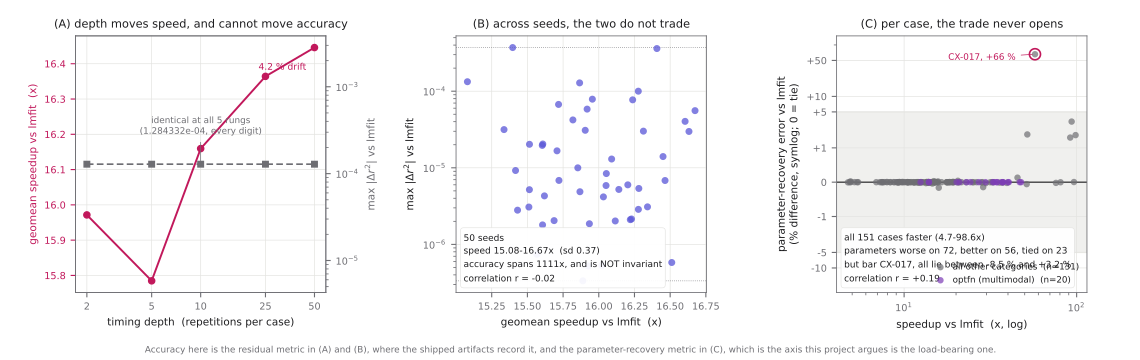

This figure's Python source:
r"""Figure: is the speed bought with accuracy?

WHY THIS EXISTS. The stability figure (`fig_ladder_stability.py`) plots one
quantity on both of its axes: geometric-mean speedup against repetition depth,
and against random seed. Accuracy appears once, as a footnote reading
*"accuracy invariant across both axes"*. A benchmark that reports only speed
cannot answer the question a reader actually has, which is whether the speed was
bought with something, and this project's whole argument is that agreement on
the residual is the weaker test. Reporting a speed-only stability result is the
same blind spot the manuscript criticises in an existing benchmark.

The footnote is also wrong on one of its two axes, which is what prompted this
figure:

* Across the **ladder** the accuracy metric is bit-identical at all five rungs
  (`1.284332e-04` every time). It has to be: the rungs re-time the same 151
  fits of the same catalogue, so nothing that could move accuracy varies.
  "Invariant" is exactly right there, and worth *showing* rather than asserting.
* Across the **50 seeds** it takes 50 distinct values spanning `3.34e-07` to
  `3.72e-04`, a factor of 1111. Each seed draws its own data, so accuracy moves
  with it. The footnote takes the maximum over both axes and calls the quantity
  invariant, which turns "the worst value is bounded" into "the value does not
  change". `validation.md` said the opposite in prose the whole time.

WHAT THE THREE PANELS ANSWER. The question decomposes by what is being varied.

**(A) Depth.** Speed against the accuracy metric, as depth grows. Establishes
that this axis moves speed (a 4.2 % drift) and cannot move accuracy, so a
joint reading of it is trivially flat. Drawn because a flat line is evidence;
an unstated assumption is not.

**(B) Seed.** The joint plane the stability figure never drew: one point per
seed, speed against accuracy. This is where a trade-off would appear as a
downward slope, and it does not appear. The correlation is printed on the panel
rather than described, so a reader can disagree with it.

**(C) Per case.** The strong form of the question, and the only one that can
find a real trade-off. Speedup against lmfit on one axis, and on the other the
ratio of parameter-recovery errors, spectrafit-core over lmfit, so 1 is a tie
and above 1 means we recovered the parameters less well. Parameters rather than
residual, deliberately: CX-017 is in this suite precisely because six backends
agree on r^2 to three significant figures while their parameters span six orders
of magnitude, and a panel drawn on r^2 would show that case as a tie.

WHAT IT FINDS. Every number below is recomputed at render time and printed in
the receipt.

* All 151 cases are faster, from 4.7x to 98.6x, so there is no slower half of
  the plane to compare against.
* On parameters we are worse than lmfit on more cases than we are better. That
  sign is real and is drawn.
* The magnitude is not. Excluding CX-017 the whole suite lies between 8.5 %
  better and 3.2 % worse, the median is an exact tie, and CX-017 itself at
  +66 % is the pathological case the manuscript already discusses by name.
  Panel C is therefore drawn on the percentage difference rather than the raw
  ratio: on a ratio axis every point but one lands on the tie line and the
  panel shows nothing at all, which is a way of hiding the answer rather than
  giving it.
* The accuracy that *is* materially lost is on the residual, not the parameters,
  on the `optfn` cases the manuscript already carves out and discloses. Those
  are marked separately in panel C rather than folded into the cloud.

So the honest answer is that the speed is not bought with parameter accuracy on
this suite, and the reason the figure is worth having is that until now nothing
showed it either way.

Reproduce from a clean clone:

    uv run --group manuscript python manuscript/examples/figures/fig_speed_accuracy_joint.py

Reads `manuscript/examples/ladder/ladder.json`,
`manuscript/examples/seed-sweep/sweep.json` and
`manuscript/examples/figures/bench_summary.json`. Writes
`fig_speed_accuracy_joint.pdf` and `.png` beside this file. Nothing else is
touched; no existing figure is overwritten.
"""

from __future__ import annotations

import json
import math
import statistics as st
from pathlib import Path
from typing import Any

import matplotlib as mpl
import numpy as np

mpl.use("Agg")
import matplotlib.pyplot as plt

HERE = Path(__file__).resolve().parent
EXAMPLES = HERE.parent
STEM = "fig_speed_accuracy_joint"

LADDER = EXAMPLES / "ladder" / "ladder.json"
SWEEP = EXAMPLES / "seed-sweep" / "sweep.json"
SUMMARY = HERE / "bench_summary.json"

# Same palette as the rest of the paper's figures.
C_LADDER = "#c1185b"  # the subject crimson
C_SEED = "#5856d6"  # systemIndigo
C_OPTFN = "#7d3cb5"  # the violet fig_benchmark_profile gives the optfn cases
INK = "#1d1d1f"
INK_MUTED = "#6e6e73"
GRID = "#e3e3e0"

# Below this the residual difference is numerical noise rather than a
# disagreement; it is the threshold the merge gate itself uses.
DR2_MATERIAL = 1e-3
# A floor for the log ratio, so a case that recovers a parameter exactly does
# not become a negative infinity.
ERR_FLOOR = 1e-18


def load(path: Path) -> Any:
    """Read one shipped JSON artifact, naming it if it is missing."""
    if not path.exists():
        msg = (
            f"{path} is missing. This figure reads the shipped benchmark "
            f"artifacts and does not re-run anything; restore the file or "
            f"re-run the ladder."
        )
        raise SystemExit(msg)
    return json.loads(path.read_text(encoding="utf-8"))


def headline_series(rungs: list[dict[str, Any]], key: str) -> list[float]:
    """Pull one headline metric out of every rung, in order."""
    return [float(r["headline"][key]) for r in rungs]


def pearson(xs: list[float], ys: list[float]) -> float:
    """Pearson correlation, or 0.0 when either side does not vary at all."""
    sx, sy = st.pstdev(xs), st.pstdev(ys)
    if sx == 0 or sy == 0:
        return 0.0
    mx, my = st.mean(xs), st.mean(ys)
    cov = sum((a - mx) * (b - my) for a, b in zip(xs, ys, strict=True)) / len(xs)
    return cov / (sx * sy)


def case_rows(summary: dict[str, Any]) -> list[dict[str, Any]]:
    """One record per case carrying both backends' speed and both accuracies.

    A case is kept only when spectrafit-core and the lmfit baseline both
    succeeded and both report a parameter error, because the ratio the panel
    draws is undefined otherwise. The count that survives is printed, so a
    silently shrinking denominator cannot hide here the way the manuscript's
    denominators once did.
    """
    rows = []
    for case in summary["cases"]:
        subject = case["m"].get("spectrafit")
        base = case["m"].get(summary["baseline_solver_id"])
        if not subject or not base:
            continue
        if not (subject.get("success") and base.get("success")):
            continue
        pe_s, pe_b = subject.get("param_err"), base.get("param_err")
        if pe_s is None or pe_b is None:
            continue
        if any(math.isnan(v) for v in (pe_s, pe_b)):
            continue
        rows.append(
            {
                "id": case["id"],
                "category": case["category"],
                "speedup": float(subject["speedup"]),
                "err_ratio": max(pe_s, ERR_FLOOR) / max(pe_b, ERR_FLOOR),
                "err_pct": (max(pe_s, ERR_FLOOR) / max(pe_b, ERR_FLOOR) - 1.0) * 100.0,
                "d_r2": abs(float(subject["r2"]) - float(base["r2"])),
            },
        )
    return rows


def panel_depth(ax: mpl.axes.Axes, rungs: list[dict[str, Any]]) -> dict[str, Any]:
    """Speed and accuracy against repetition depth."""
    depth = [int(r["reps_effective"]) for r in rungs]
    speed = headline_series(rungs, "geomean_speedup_vs_baseline")
    acc = headline_series(rungs, "max_abs_delta_r2")

    ax.plot(depth, speed, "-o", color=C_LADDER, lw=1.4, ms=4.5, zorder=3)
    ax.set_xscale("log")
    ax.set_xticks(depth)
    ax.set_xticklabels([str(v) for v in depth])
    # The log locator puts 3x10^0, 4x10^0 ... under the five real depths and the
    # labels collide into an unreadable band. Only the rungs exist; nothing is
    # measured between them.
    ax.set_xticks([], minor=True)
    ax.set_xlabel("timing depth  (repetitions per case)")
    ax.set_ylabel("geomean speedup vs lmfit  (x)", color=C_LADDER)
    ax.tick_params(axis="y", colors=C_LADDER)
    ax.grid(True, color=GRID, lw=0.5)
    ax.set_axisbelow(True)

    axa = ax.twinx()
    axa.plot(depth, acc, marker="s", color=INK_MUTED, lw=1.2, ms=4, ls=(0, (4, 2)), zorder=3)
    axa.set_yscale("log")
    axa.set_ylim(min(acc) / 30, max(acc) * 30)
    axa.set_ylabel(r"max $|\Delta r^2|$ vs lmfit", color=INK_MUTED)
    axa.tick_params(axis="y", colors=INK_MUTED)

    spread = (max(speed) / min(speed) - 1.0) * 100.0
    ax.set_title("(A) depth moves speed, and cannot move accuracy", fontsize=8.2, color=INK)
    axa.annotate(
        f"identical at all {len(acc)} rungs\n({acc[0]:.6e}, every digit)",
        xy=(depth[2], acc[2]),
        xytext=(0, 22),
        textcoords="offset points",
        ha="center",
        fontsize=6.4,
        color=INK_MUTED,
        arrowprops={"arrowstyle": "-", "lw": 0.5, "color": INK_MUTED},
    )
    ax.annotate(
        f"{spread:.1f} % drift",
        xy=(depth[-1], speed[-1]),
        xytext=(-6, -16),
        textcoords="offset points",
        ha="right",
        fontsize=6.6,
        color=C_LADDER,
    )
    return {"spread_pct": spread, "acc_distinct": len(set(acc)), "acc": acc[0]}


def panel_seed(ax: mpl.axes.Axes, seeds: list[dict[str, Any]]) -> dict[str, Any]:
    """The joint plane the stability figure never drew: one point per seed."""
    speed = headline_series(seeds, "geomean_speedup_vs_baseline")
    acc = headline_series(seeds, "max_abs_delta_r2")
    r = pearson(speed, [math.log10(v) for v in acc])

    ax.scatter(speed, acc, s=26, color=C_SEED, alpha=0.75, linewidths=0, zorder=3)
    ax.set_yscale("log")
    ax.set_xlabel("geomean speedup vs lmfit  (x)")
    ax.set_ylabel(r"max $|\Delta r^2|$ vs lmfit")
    ax.grid(True, color=GRID, lw=0.5)
    ax.set_axisbelow(True)
    ax.set_title("(B) across seeds, the two do not trade", fontsize=8.2, color=INK)

    ax.axhline(min(acc), color=INK_MUTED, lw=0.5, ls=(0, (1, 2)), zorder=1)
    ax.axhline(max(acc), color=INK_MUTED, lw=0.5, ls=(0, (1, 2)), zorder=1)
    ax.text(
        0.03,
        0.03,
        f"{len(seeds)} seeds\n"
        f"speed {min(speed):.2f}-{max(speed):.2f}x  (sd {st.pstdev(speed):.2f})\n"
        f"accuracy spans {max(acc) / min(acc):.0f}x, and is NOT invariant\n"
        f"correlation r = {r:+.2f}",
        transform=ax.transAxes,
        va="bottom",
        ha="left",
        fontsize=6.5,
        color=INK,
        linespacing=1.5,
        bbox={
            "boxstyle": "round,pad=0.34",
            "facecolor": "white",
            "edgecolor": GRID,
            "linewidth": 0.5,
            "alpha": 0.93,
        },
    )
    return {"r": r, "acc_span": max(acc) / min(acc), "n": len(seeds)}


def panel_cases(ax: mpl.axes.Axes, rows: list[dict[str, Any]]) -> dict[str, Any]:
    """Per case: speedup against the parameter-recovery ratio."""
    optfn = [r for r in rows if r["category"] == "optfn"]
    other = [r for r in rows if r["category"] != "optfn"]
    worst = max(rows, key=lambda r: r["err_ratio"])

    for group, colour, label in (
        (other, INK_MUTED, "all other categories"),
        (optfn, C_OPTFN, "optfn (multimodal)"),
    ):
        ax.scatter(
            [r["speedup"] for r in group],
            [r["err_pct"] for r in group],
            s=22,
            color=colour,
            alpha=0.7,
            linewidths=0,
            zorder=3,
            label=f"{label}  (n={len(group)})",
        )
    ax.scatter(
        [worst["speedup"]],
        [worst["err_pct"]],
        s=64,
        facecolor="none",
        edgecolor=C_LADDER,
        linewidths=1.2,
        zorder=4,
    )
    ax.annotate(
        f"{worst['id']}, {worst['err_pct']:+.0f} %",
        xy=(worst["speedup"], worst["err_pct"]),
        xytext=(-14, -4),
        textcoords="offset points",
        ha="right",
        fontsize=6.4,
        color=C_LADDER,
        arrowprops={"arrowstyle": "-", "lw": 0.5, "color": C_LADDER},
    )

    # A band for what counts as a tie in practice, so "the cloud sits on the
    # line" is a drawn claim with a stated width rather than an impression.
    ax.axhspan(-5, 5, color=GRID, alpha=0.55, zorder=1)
    ax.axhline(0.0, color=INK, lw=0.8, zorder=2)
    ax.set_xscale("log")
    # Symlog, because the interesting structure is a few per cent wide and the
    # one real outlier is +66 %; a linear axis buries the first and a log axis
    # cannot show the better-than-lmfit half at all.
    ax.set_yscale("symlog", linthresh=1.0, linscale=0.6)
    ax.set_yticks([-10, -5, -1, 0, 1, 5, 10, 50])
    ax.set_yticklabels(["-10", "-5", "-1", "0", "+1", "+5", "+10", "+50"])
    ax.set_ylim(-30, 150)
    ax.set_xlabel("speedup vs lmfit  (x, log)")
    ax.set_ylabel("parameter-recovery error vs lmfit\n(% difference, symlog; 0 = tie)")
    ax.grid(True, color=GRID, lw=0.5)
    ax.set_axisbelow(True)
    ax.set_title("(C) per case, the trade never opens", fontsize=8.2, color=INK)
    ax.legend(loc="lower right", frameon=False, fontsize=6.3, handletextpad=0.4)

    stray = sorted(r["id"] for r in rows if r["d_r2"] > DR2_MATERIAL and r["category"] != "optfn")
    if stray:
        msg = (
            f"cases outside optfn now differ on the residual by more than "
            f"{DR2_MATERIAL:g}: {', '.join(stray)}. The manuscript discloses the "
            f"optfn carve-out and nothing else, so this figure's claim that every "
            f"material residual gap is a disclosed one no longer holds."
        )
        raise SystemExit(msg)

    worse = sum(1 for r in rows if r["err_ratio"] > 1)
    better = sum(1 for r in rows if r["err_ratio"] < 1)
    tie = len(rows) - worse - better
    material = sum(1 for r in rows if r["d_r2"] > DR2_MATERIAL)
    corr = pearson(
        [math.log10(r["speedup"]) for r in rows],
        [math.log10(r["err_ratio"]) for r in rows],
    )
    ax.text(
        0.03,
        0.03,
        f"all {len(rows)} cases faster ({min(r['speedup'] for r in rows):.1f}-"
        f"{max(r['speedup'] for r in rows):.1f}x)\n"
        f"parameters worse on {worse}, better on {better}, tied on {tie}\n"
        f"but bar {worst['id']}, all lie between "
        f"{min(r['err_pct'] for r in rows if r is not worst):+.1f} % and "
        f"{max(r['err_pct'] for r in rows if r is not worst):+.1f} %\n"
        f"correlation r = {corr:+.2f}",
        transform=ax.transAxes,
        va="bottom",
        ha="left",
        fontsize=6.5,
        color=INK,
        linespacing=1.5,
        bbox={
            "boxstyle": "round,pad=0.34",
            "facecolor": "white",
            "edgecolor": GRID,
            "linewidth": 0.5,
            "alpha": 0.93,
        },
    )
    return {
        "n": len(rows),
        "worse": worse,
        "better": better,
        "tie": tie,
        "worst_id": worst["id"],
        "worst_ratio": worst["err_ratio"],
        "corr": corr,
        "material_dr2": material,
    }


def draw() -> None:
    """Compose and write the figure."""
    rungs = load(LADDER)["rungs"]
    seeds = load(SWEEP)["rungs"]
    rows = case_rows(load(SUMMARY))

    mpl.rcParams.update(
        {
            "font.size": 8,
            "axes.labelsize": 7.6,
            "legend.fontsize": 7,
            "xtick.labelsize": 7,
            "ytick.labelsize": 7,
            "axes.edgecolor": INK_MUTED,
            "axes.linewidth": 0.6,
            "xtick.color": INK_MUTED,
            "ytick.color": INK_MUTED,
            "text.color": INK,
            "axes.labelcolor": INK,
            "figure.facecolor": "white",
            "savefig.facecolor": "white",
        },
    )
    fig, axes = plt.subplots(1, 3, figsize=(11.4, 3.6))
    a = panel_depth(axes[0], rungs)
    b = panel_seed(axes[1], seeds)
    c = panel_cases(axes[2], rows)

    fig.text(
        0.5,
        0.012,
        "Accuracy here is the residual metric in (A) and (B), where the shipped "
        "artifacts record it, and the parameter-recovery metric in (C), which is "
        "the axis this project argues is the load-bearing one.",
        ha="center",
        va="bottom",
        fontsize=6.4,
        color=INK_MUTED,
    )
    fig.subplots_adjust(left=0.065, right=0.955, top=0.9, bottom=0.185, wspace=0.52)

    for ext in ("pdf", "png"):
        fig.savefig(HERE / f"{STEM}.{ext}", dpi=300)
    plt.close(fig)

    print(f"wrote {STEM}.pdf / .png")
    print(
        f"  (A) depth: speed drifts {a['spread_pct']:.2f} %, accuracy takes "
        f"{a['acc_distinct']} distinct value(s) at {a['acc']:.6e}",
    )
    print(
        f"  (B) seed:  {b['n']} seeds, accuracy spans {b['acc_span']:.0f}x, "
        f"speed-accuracy correlation r = {b['r']:+.4f}",
    )
    print(
        f"  (C) cases: n={c['n']}  worse {c['worse']} / better {c['better']} / "
        f"tied {c['tie']}  worst {c['worst_id']} at {c['worst_ratio']:.3f}x  "
        f"r = {c['corr']:+.4f}",
    )
    print(
        f"       residual difference above {DR2_MATERIAL:g} on "
        f"{c['material_dr2']} case(s), all disclosed as optfn",
    )
    if np.isclose(b["r"], 0.0, atol=0.35):
        print("  verdict: no speed-accuracy trade-off is visible on either aggregate axis")


if __name__ == "__main__":
    draw()
